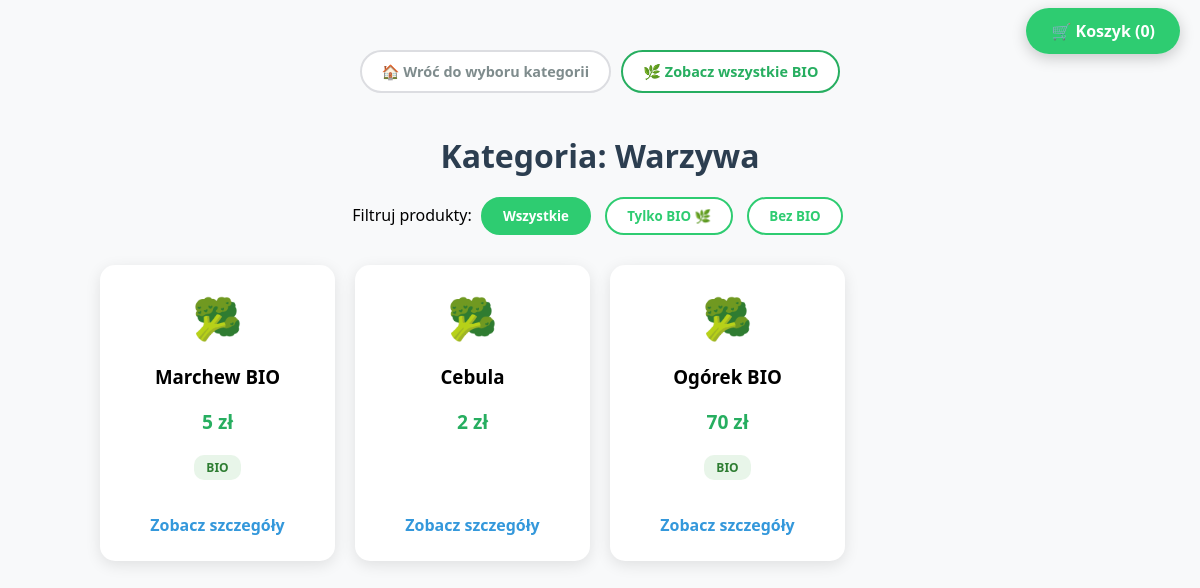
Screenshot of /kategoria/warzywa/ with the database file from the repository.
### sklep/models.py (models this page shows)
class Warzywa(models.Model):
  nazwa = models.CharField(max_length=255)
  cena = models.PositiveIntegerField()
  czy_bio = models.BooleanField(default=True)

### sklep/views.py (the view)
# urls.py: path('kategoria/<str:kategoria>/', views.listaproduktowzkategorii, name='listaproduktowzkategorii'),
def listaproduktowzkategorii(request, kategoria):
    tabele = {
        'warzywa': Warzywa,
        'owoce': Owoce,
        'napoje': Napoje,
        'miesa': Miesa,
        'pieczywo': Pieczywo,
    }
    model = tabele.get(kategoria)
    produkty = model.objects.all()
    return render(request, 'listaproduktowzkategorii.html', {
        "listaproduktowzkategorii": produkty,
        "kategoria": kategoria
    })

### sklep/templates/listaproduktowzkategorii.html (shortened to what this page needs)
{% extends "base.html" %}
{% block content %}
    <div style="width: 100%; max-width: 1000px; margin-bottom: 20px; display: flex; gap: 10px; justify-content: center;">
        <a href="{% url 'sklep' %}" class="btn-nav">🏠 Wróć do wyboru kategorii</a>
        <a href="{% url 'zestawienie_bio' %}" class="btn-nav bio-link">🌿 Zobacz wszystkie BIO</a>
    </div>
    <h1 class="main-title">Kategoria: {{ kategoria|capfirst }}</h1>
    <div class="filter-section">
        <span>Filtruj produkty:</span>
        <button class="filter-btn active" onclick="filterProducts('all')">Wszystkie</button>
        <button class="filter-btn" onclick="filterProducts('bio')">Tylko BIO 🌿</button>
        <button class="filter-btn" onclick="filterProducts('non-bio')">Bez BIO</button>
    </div>
    <div class="products-grid" id="productsContainer">
        {% for p in listaproduktowzkategorii %}
            <div class="product-item" data-bio="{{ p.czy_bio|yesno:'true,false' }}">
                <div class="product-card">
                    <span class="emoji">
                        {% if kategoria == 'owoce' %}🍎{% elif kategoria == 'warzywa' %}🥦{% elif kategoria == 'napoje' %}🥤{% elif kategoria == 'miesa' %}🥩{% elif kategoria == 'pieczywo' %}🥖{% else %}📦{% endif %}
                    </span>
                    <h3>{{ p.nazwa }}</h3>
                    <p class="price">{{ p.cena }} zł</p>
                    {% if p.czy_bio %}
                        <span class="bio-tag">BIO</span>
                    {% endif %}
                    <br><br>
                    {% if kategoria == 'warzywa' %}
                        <a href="{% url 'szczegolywarzywa' p.id %}" class="details-btn">Zobacz szczegóły</a>
                    {% elif kategoria == 'owoce' %}
                        <a href="{% url 'szczegolyowoce' p.id %}" class="details-btn">Zobacz szczegóły</a>
                    {% elif kategoria == 'napoje' %}
                        <a href="{% url 'szczegolynapoje' p.id %}" class="details-btn">Zobacz szczegóły</a>
                    {% elif kategoria == 'miesa' %}
                        <a href="{% url 'szczegolymiesa' p.id %}" class="details-btn">Zobacz szczegóły</a>
                    {% elif kategoria == 'pieczywo' %}
                        <a href="{% url 'szczegolypieczywa' p.id %}" class="details-btn">Zobacz szczegóły</a>
                    {% endif %}
                </div>
            </div>
        {% empty %}
            <p>Brak produktów w tej kategorii.</p>
        {% endfor %}
    </div>
{% endblock %}

### sklep/templates/base.html (style rules this page uses)
* { font-family: 'Segoe UI', Tahoma, Geneva, Verdana, sans-serif !important; box-sizing: border-box; }
body { background-color: #f8f9fa; margin: 0; display: flex; flex-direction: column; align-items: center; padding: 50px; min-height: 100vh; }

### sklep/templates/listaproduktowzkategorii.html (style rules this page uses)
.btn-nav { display: inline-block; text-decoration: none; color: #7f8c8d; font-weight: bold; padding: 10px 20px; border: 2px solid #dcdde1; border-radius: 50px; transition: all 0.3s; background-color: white; font-size: 0.9em; }
.bio-link { border-color: #27ae60; color: #27ae60; }
.main-title { color: #2c3e50; text-align: center; margin-bottom: 20px; }
.filter-section { margin-bottom: 30px; text-align: center; }
.filter-btn { background: white; border: 2px solid #2ecc71; color: #2ecc71; padding: 8px 20px; border-radius: 20px; cursor: pointer; margin: 0 5px; font-weight: bold; transition: 0.3s; }
.filter-btn.active, .filter-btn:hover { background: #2ecc71; color: white; }
.products-grid { display: grid; grid-template-columns: repeat(auto-fill, minmax(200px, 1fr)); gap: 20px; width: 100%; max-width: 1000px; }
.product-card { background: white; padding: 25px; border-radius: 15px; text-align: center; box-shadow: 0 4px 15px rgba(0,0,0,0.1); transition: transform 0.3s; }
.price { font-weight: bold; color: #27ae60; font-size: 1.2em; }
.bio-tag { background: #e8f5e9; color: #2e7d32; padding: 4px 12px; border-radius: 10px; font-size: 0.75em; font-weight: bold; text-transform: uppercase; }
.emoji { font-size: 2.5em; display: block; margin-bottom: 10px; }
.details-btn { display: inline-block; margin-top: 15px; color: #3498db; text-decoration: none; font-weight: bold; }

### rows the page displays
Warzywa: nazwa "Marchew BIO", cena "5", czy_bio "BIO"
Warzywa: nazwa "Cebula", cena "2"
Warzywa: nazwa "Ogórek BIO", cena "70", czy_bio "BIO"

### other values shown
{{ request.session.koszyk|length|default:"0" }} "0"
{{ kategoria|capfirst }} "Warzywa"
